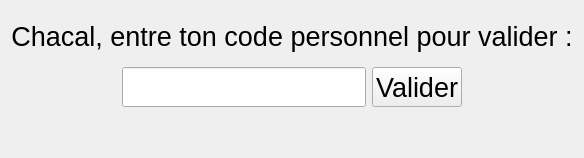
          <widget class="QWidget" name="Validation_code_sc">
           <layout class="QVBoxLayout" name="verticalLayout_11">
            <item alignment="Qt::AlignHCenter">
             <widget class="QLabel" name="label_code_final_sc">
              <property name="sizePolicy">
               <sizepolicy hsizetype="Preferred" vsizetype="Preferred">
                <horstretch>0</horstretch>
                <verstretch>0</verstretch>
               </sizepolicy>
              </property>
              <property name="minimumSize">
               <size>
                <width>0</width>
                <height>50</height>
               </size>
              </property>
              <property name="font">
               <font>
                <pointsize>20</pointsize>
               </font>
              </property>
              <property name="text">
               <string>Chacal, entre ton code personnel pour valider :</string>
              </property>
              <property name="scaledContents">
               <bool>false</bool>
              </property>
              <property name="alignment">
               <set>Qt::AlignCenter</set>
              </property>
             </widget>
            </item>
            <item>
             <layout class="QHBoxLayout" name="horizontalLayout">
              <item>
               <spacer name="horizontalSpacer_16">
                <property name="orientation">
                 <enum>Qt::Horizontal</enum>
                </property>
                <property name="sizeHint" stdset="0">
                 <size>
                  <width>40</width>
                  <height>20</height>
                 </size>
                </property>
               </spacer>
              </item>
              <item>
               <widget class="QLineEdit" name="ligne_code_sc_2">
                <property name="sizePolicy">
                 <sizepolicy hsizetype="Preferred" vsizetype="Fixed">
                  <horstretch>0</horstretch>
                  <verstretch>0</verstretch>
                 </sizepolicy>
                </property>
                <property name="minimumSize">
                 <size>
                  <width>200</width>
                  <height>40</height>
                 </size>
                </property>
                <property name="font">
                 <font>
                  <pointsize>20</pointsize>
                 </font>
                </property>
                <property name="alignment">
                 <set>Qt::AlignCenter</set>
                </property>
               </widget>
              </item>
              <item>
               <widget class="QPushButton" name="bouton_ok_code_sc">
                <property name="sizePolicy">
                 <sizepolicy hsizetype="Preferred" vsizetype="Preferred">
                  <horstretch>0</horstretch>
                  <verstretch>0</verstretch>
                 </sizepolicy>
                </property>
                <property name="minimumSize">
                 <size>
                  <width>50</width>
                  <height>40</height>
                 </size>
                </property>
                <property name="font">
                 <font>
                  <pointsize>20</pointsize>
                 </font>
                </property>
                <property name="text">
                 <string>Valider</string>
                </property>
               </widget>
              </item>
              <item>
               <spacer name="horizontalSpacer_15">
                <property name="orientation">
                 <enum>Qt::Horizontal</enum>
                </property>
                <property name="sizeHint" stdset="0">
                 <size>
                  <width>40</width>
                  <height>20</height>
                 </size>
                </property>
               </spacer>
              </item>
             </layout>
            </item>
            <item>
             <spacer name="verticalSpacer_8">
              <property name="orientation">
               <enum>Qt::Vertical</enum>
              </property>
              <property name="sizeHint" stdset="0">
               <size>
                <width>20</width>
                <height>40</height>
               </size>
              </property>
             </spacer>
            </item>
           </layout>
          </widget>
